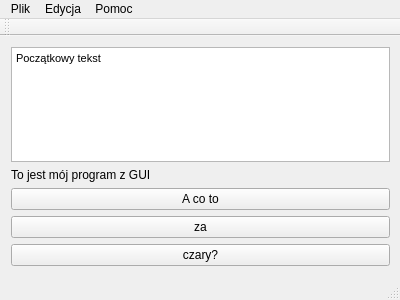
<?xml version="1.0" encoding="UTF-8"?>
<ui version="4.0">
 <class>MainWindow</class>
 <widget class="QMainWindow" name="MainWindow">
  <property name="geometry">
   <rect>
    <x>0</x>
    <y>0</y>
    <width>400</width>
    <height>300</height>
   </rect>
  </property>
  <property name="windowTitle">
   <string>MainWindow</string>
  </property>
  <widget class="QWidget" name="centralWidget">
   <widget class="QWidget" name="gridLayoutWidget">
    <property name="geometry">
     <rect>
      <x>0</x>
      <y>0</y>
      <width>401</width>
      <height>241</height>
     </rect>
    </property>
    <layout class="QGridLayout" name="gridLayout">
     <item row="3" column="0">
      <widget class="QPushButton" name="pushButton_2">
       <property name="text">
        <string>za</string>
       </property>
      </widget>
     </item>
     <item row="2" column="0">
      <widget class="QPushButton" name="pushButton">
       <property name="toolTip">
        <string>&lt;html&gt;&lt;head/&gt;&lt;body&gt;&lt;p&gt;to jest podpowiedź&lt;/p&gt;&lt;/body&gt;&lt;/html&gt;</string>
       </property>
       <property name="text">
        <string>A co to</string>
       </property>
      </widget>
     </item>
     <item row="4" column="0">
      <widget class="QPushButton" name="pushButton_3">
       <property name="text">
        <string>czary?</string>
       </property>
      </widget>
     </item>
     <item row="1" column="0">
      <widget class="QLabel" name="label">
       <property name="text">
        <string>To jest mój program z GUI</string>
       </property>
      </widget>
     </item>
     <item row="0" column="0">
      <widget class="QTextEdit" name="mainText">
       <property name="html">
        <string>&lt;!DOCTYPE HTML PUBLIC &quot;-//W3C//DTD HTML 4.0//EN&quot; &quot;http://www.w3.org/TR/REC-html40/strict.dtd&quot;&gt;
&lt;html&gt;&lt;head&gt;&lt;meta name=&quot;qrichtext&quot; content=&quot;1&quot; /&gt;&lt;style type=&quot;text/css&quot;&gt;
p, li { white-space: pre-wrap; }
&lt;/style&gt;&lt;/head&gt;&lt;body style=&quot; font-family:'MS Shell Dlg 2'; font-size:8.25pt; font-weight:400; font-style:normal;&quot;&gt;
&lt;p style=&quot; margin-top:0px; margin-bottom:0px; margin-left:0px; margin-right:0px; -qt-block-indent:0; text-indent:0px;&quot;&gt;Początkowy tekst&lt;/p&gt;&lt;/body&gt;&lt;/html&gt;</string>
       </property>
      </widget>
     </item>
    </layout>
   </widget>
  </widget>
  <widget class="QMenuBar" name="menuBar">
   <property name="geometry">
    <rect>
     <x>0</x>
     <y>0</y>
     <width>400</width>
     <height>21</height>
    </rect>
   </property>
   <widget class="QMenu" name="menuPlik">
    <property name="title">
     <string>Plik</string>
    </property>
    <addaction name="actionNowy"/>
   </widget>
   <widget class="QMenu" name="menuEdycja">
    <property name="title">
     <string>Edycja</string>
    </property>
    <addaction name="actionKopiuj"/>
   </widget>
   <widget class="QMenu" name="menuPomoc">
    <property name="title">
     <string>Pomoc</string>
    </property>
    <addaction name="actionO_Programie"/>
   </widget>
   <addaction name="menuPlik"/>
   <addaction name="menuEdycja"/>
   <addaction name="menuPomoc"/>
  </widget>
  <widget class="QToolBar" name="mainToolBar">
   <attribute name="toolBarArea">
    <enum>TopToolBarArea</enum>
   </attribute>
   <attribute name="toolBarBreak">
    <bool>false</bool>
   </attribute>
  </widget>
  <widget class="QStatusBar" name="statusBar"/>
  <action name="actionO_Programie">
   <property name="text">
    <string>O Programie</string>
   </property>
  </action>
  <action name="actionNowy">
   <property name="text">
    <string>Nowy</string>
   </property>
  </action>
  <action name="actionKopiuj">
   <property name="text">
    <string>Kopiuj</string>
   </property>
  </action>
 </widget>
 <layoutdefault spacing="6" margin="11"/>
 <resources/>
 <connections/>
</ui>
